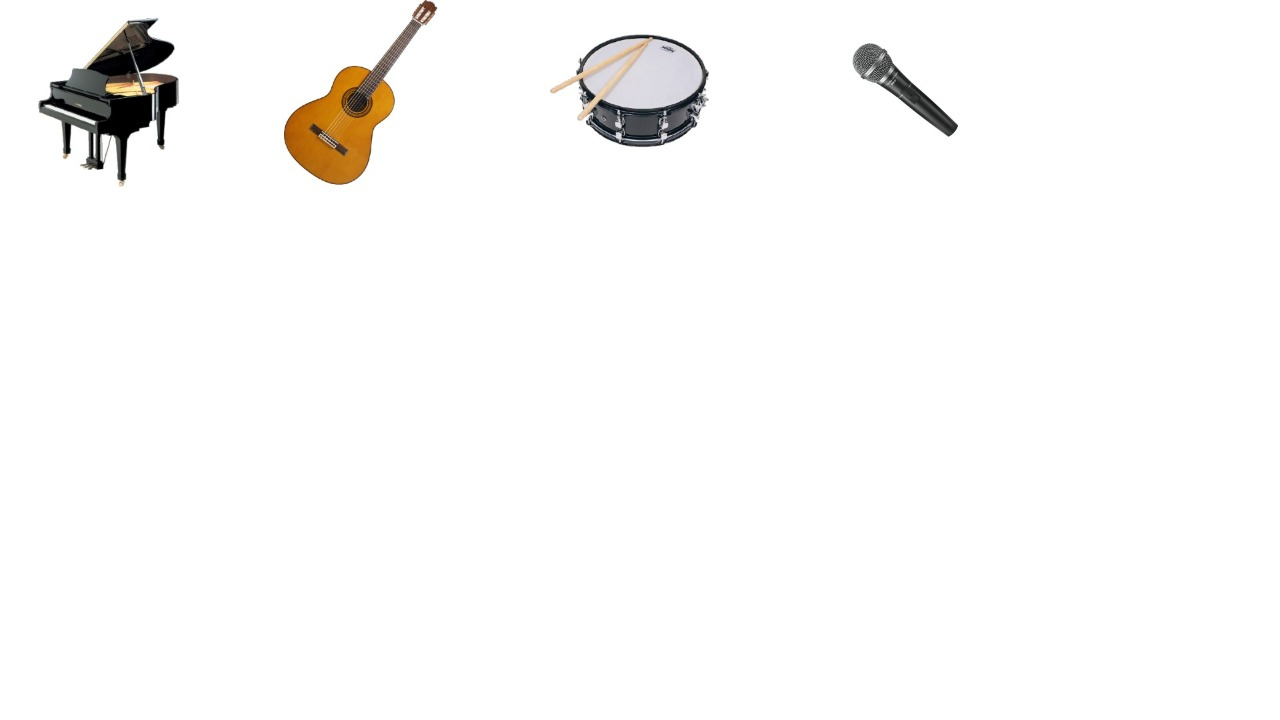
#> input picture extras/images/all.jpeg, 1280 x 720 px
$ python cam.py
#> lines starting #> are read from the running program, lines starting #| are printed output that depends on the picture
import numpy as np
import cv2
#from background_segment import segment

icons = cv2.imread("extras/images/all.jpeg")
#> icons is the input picture: shape (720, 1280, 3); mean B, G, R 248.4, 249.2, 249.9
icons = cv2.resize(icons, (640, 480))
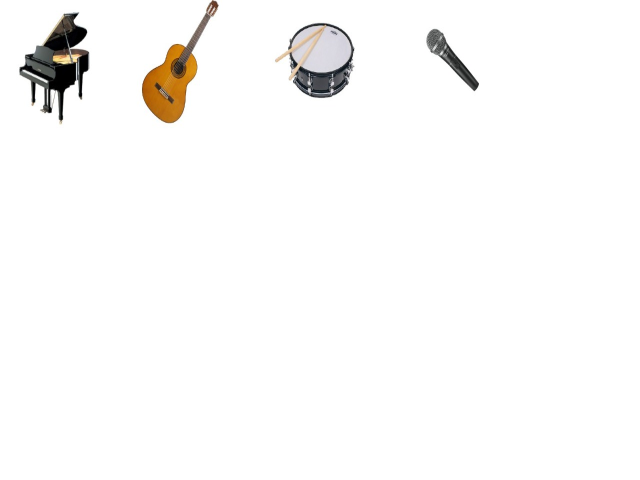
#> icons: shape (480, 640, 3); mean B, G, R 248.4, 249.2, 249.9

blueLower = (80, 150, 10)
blueUpper = (120, 255, 255)

def state_machine(m, index):
    yes = m > (100 * 100 * 0.8)
    if yes:
        if index == 0:
            img = "piano.jpeg"
        if index == 1:
            img = "guitar.jpeg"
        if index == 2:
            img = "drum.jpeg"
        if index == 3:
            img = "mic.jpeg"

        cap.release()
        cv2.destroyAllWindows()
        #segment(img)

def ROI_analysis(roi_arr):
    max = 0
    c = 0
    for i in range(len(roi_arr)):
        hsv = cv2.cvtColor(roi_arr[i], cv2.COLOR_BGR2HSV)
        mask = cv2.inRange(hsv, blueLower, blueUpper)
        sumation = np.sum(mask)
        if sumation >= max:
            max = sumation
            c = i

    print(c)
    state_machine(max, c)

cap = cv2.VideoCapture(0)

while(True):

    ret, frame = cap.read()
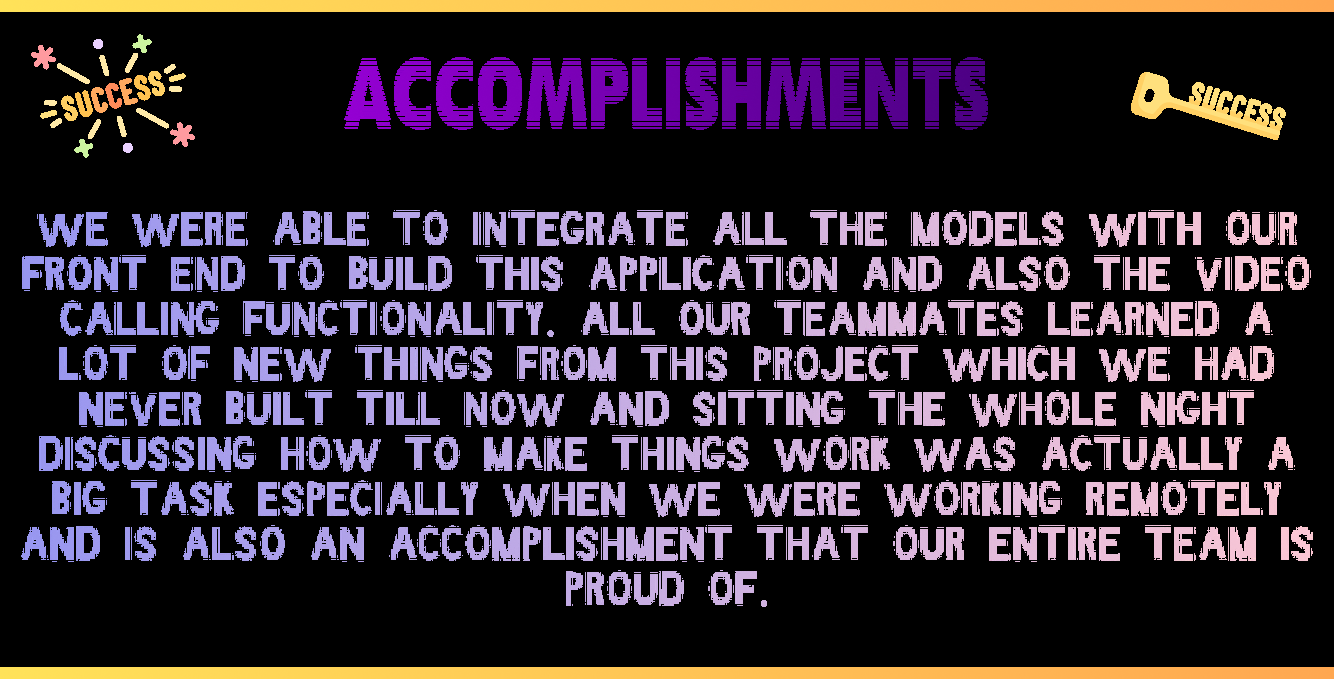
#> input picture Images/accomplishments.png, 1334 x 679 px, given in place of the camera
#> frame is the input picture: shape (679, 1334, 3); mean B, G, R 49.7, 40, 50.6
    frame = cv2.flip(frame, 1)
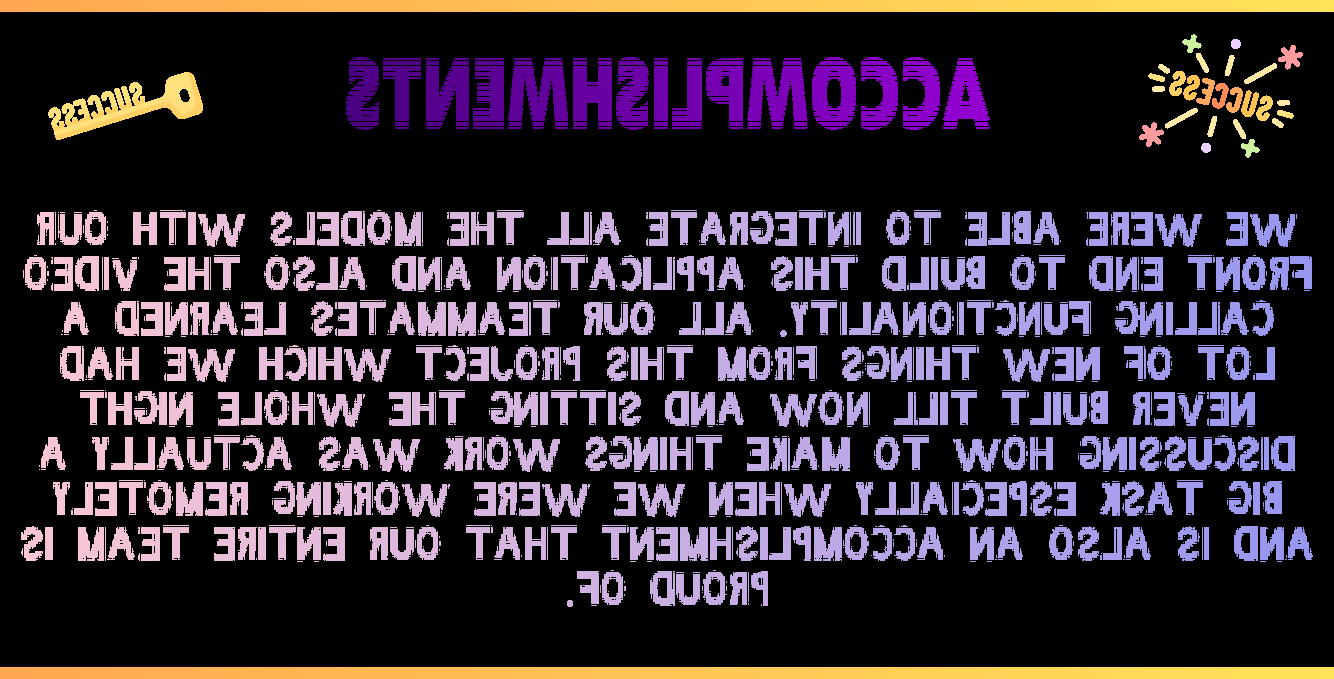
#> frame: shape (679, 1334, 3); mean B, G, R 49.7, 40, 50.6

    image = np.copy(frame)
#> (the run stopped early here; a loop or call above may not have finished)
